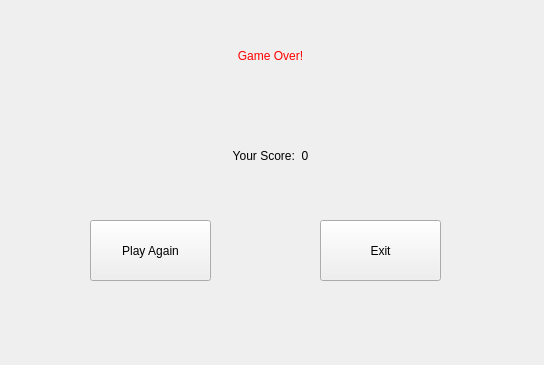
<?xml version="1.0" encoding="UTF-8"?>
<ui version="4.0">
 <class>GameOverWindow</class>
 <widget class="QMainWindow" name="GameOverWindow">
  <property name="geometry">
   <rect>
    <x>0</x>
    <y>0</y>
    <width>544</width>
    <height>365</height>
   </rect>
  </property>
  <property name="windowTitle">
   <string>MainWindow</string>
  </property>
  <widget class="QWidget" name="centralwidget">
   <widget class="QLabel" name="label">
    <property name="geometry">
     <rect>
      <x>120</x>
      <y>10</y>
      <width>301</width>
      <height>91</height>
     </rect>
    </property>
    <property name="styleSheet">
     <string notr="true">font: 18pt &quot;Segoe UI&quot;;
color: red;</string>
    </property>
    <property name="text">
     <string>Game Over!</string>
    </property>
    <property name="alignment">
     <set>Qt::AlignCenter</set>
    </property>
   </widget>
   <widget class="QPushButton" name="playAgainBtn">
    <property name="geometry">
     <rect>
      <x>90</x>
      <y>220</y>
      <width>121</width>
      <height>61</height>
     </rect>
    </property>
    <property name="text">
     <string>Play Again</string>
    </property>
   </widget>
   <widget class="QPushButton" name="exitBtn">
    <property name="geometry">
     <rect>
      <x>320</x>
      <y>220</y>
      <width>121</width>
      <height>61</height>
     </rect>
    </property>
    <property name="text">
     <string>Exit</string>
    </property>
   </widget>
   <widget class="QLabel" name="scoreLabel">
    <property name="geometry">
     <rect>
      <x>70</x>
      <y>130</y>
      <width>401</width>
      <height>51</height>
     </rect>
    </property>
    <property name="styleSheet">
     <string notr="true">font: 12pt &quot;Segoe UI&quot;;</string>
    </property>
    <property name="text">
     <string>Your Score:  0</string>
    </property>
    <property name="alignment">
     <set>Qt::AlignCenter</set>
    </property>
   </widget>
  </widget>
 </widget>
 <resources/>
 <connections/>
</ui>
